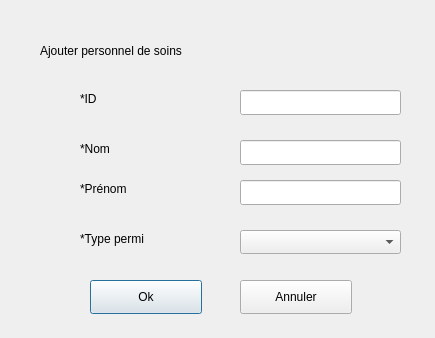
<?xml version="1.0" encoding="UTF-8"?>
<ui version="4.0">
 <class>AddRadiologue</class>
 <widget class="QDialog" name="AddRadiologue">
  <property name="geometry">
   <rect>
    <x>0</x>
    <y>0</y>
    <width>435</width>
    <height>338</height>
   </rect>
  </property>
  <property name="windowTitle">
   <string>Dialog</string>
  </property>
  <widget class="QLineEdit" name="nomEdit">
   <property name="geometry">
    <rect>
     <x>240</x>
     <y>140</y>
     <width>161</width>
     <height>25</height>
    </rect>
   </property>
  </widget>
  <widget class="QLabel" name="label">
   <property name="geometry">
    <rect>
     <x>80</x>
     <y>90</y>
     <width>81</width>
     <height>18</height>
    </rect>
   </property>
   <property name="text">
    <string>*ID</string>
   </property>
  </widget>
  <widget class="QLabel" name="addRadiologueLabel">
   <property name="geometry">
    <rect>
     <x>40</x>
     <y>20</y>
     <width>441</width>
     <height>61</height>
    </rect>
   </property>
   <property name="text">
    <string>Ajouter personnel de soins</string>
   </property>
  </widget>
  <widget class="QLabel" name="label_3">
   <property name="geometry">
    <rect>
     <x>80</x>
     <y>180</y>
     <width>81</width>
     <height>18</height>
    </rect>
   </property>
   <property name="text">
    <string>*Prénom</string>
   </property>
  </widget>
  <widget class="QComboBox" name="typePermicomboBox">
   <property name="geometry">
    <rect>
     <x>240</x>
     <y>230</y>
     <width>161</width>
     <height>24</height>
    </rect>
   </property>
  </widget>
  <widget class="QLineEdit" name="idEdit">
   <property name="geometry">
    <rect>
     <x>240</x>
     <y>90</y>
     <width>161</width>
     <height>25</height>
    </rect>
   </property>
  </widget>
  <widget class="QLabel" name="label_4">
   <property name="geometry">
    <rect>
     <x>80</x>
     <y>230</y>
     <width>111</width>
     <height>18</height>
    </rect>
   </property>
   <property name="text">
    <string>*Type permi</string>
   </property>
  </widget>
  <widget class="QLabel" name="label_2">
   <property name="geometry">
    <rect>
     <x>80</x>
     <y>140</y>
     <width>81</width>
     <height>18</height>
    </rect>
   </property>
   <property name="text">
    <string>*Nom</string>
   </property>
  </widget>
  <widget class="QLineEdit" name="prenomEdit">
   <property name="geometry">
    <rect>
     <x>240</x>
     <y>180</y>
     <width>161</width>
     <height>25</height>
    </rect>
   </property>
  </widget>
  <widget class="QPushButton" name="OkButton">
   <property name="geometry">
    <rect>
     <x>90</x>
     <y>280</y>
     <width>112</width>
     <height>34</height>
    </rect>
   </property>
   <property name="text">
    <string>Ok</string>
   </property>
  </widget>
  <widget class="QPushButton" name="cancelButton">
   <property name="geometry">
    <rect>
     <x>240</x>
     <y>280</y>
     <width>112</width>
     <height>34</height>
    </rect>
   </property>
   <property name="text">
    <string>Annuler</string>
   </property>
  </widget>
 </widget>
 <resources/>
 <connections/>
</ui>
